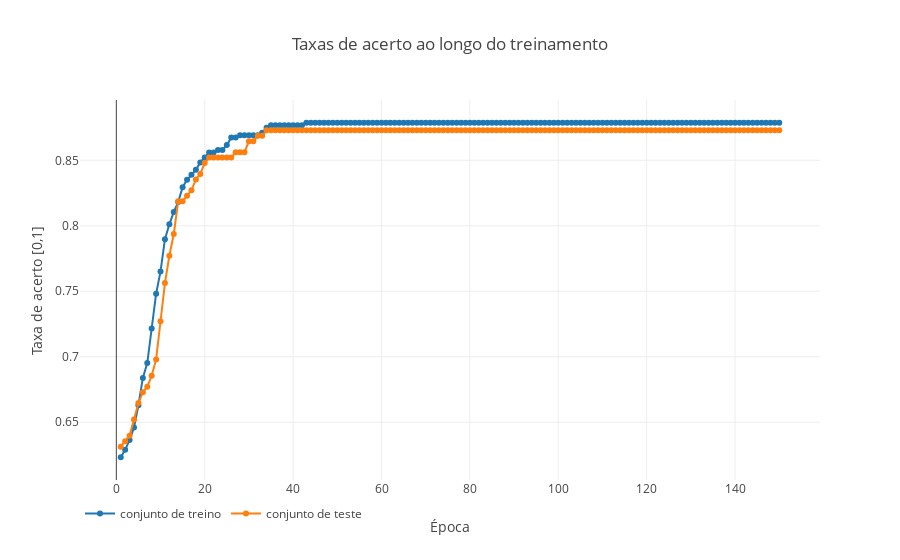
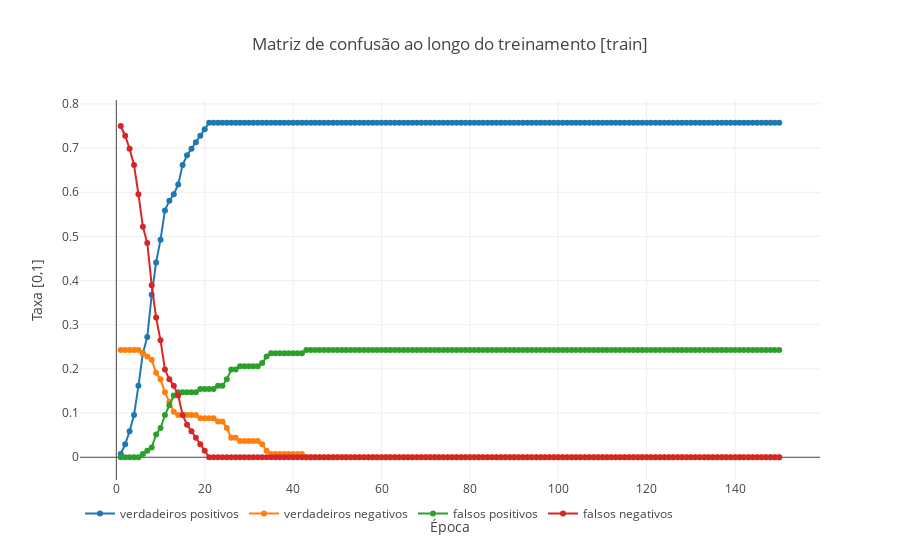
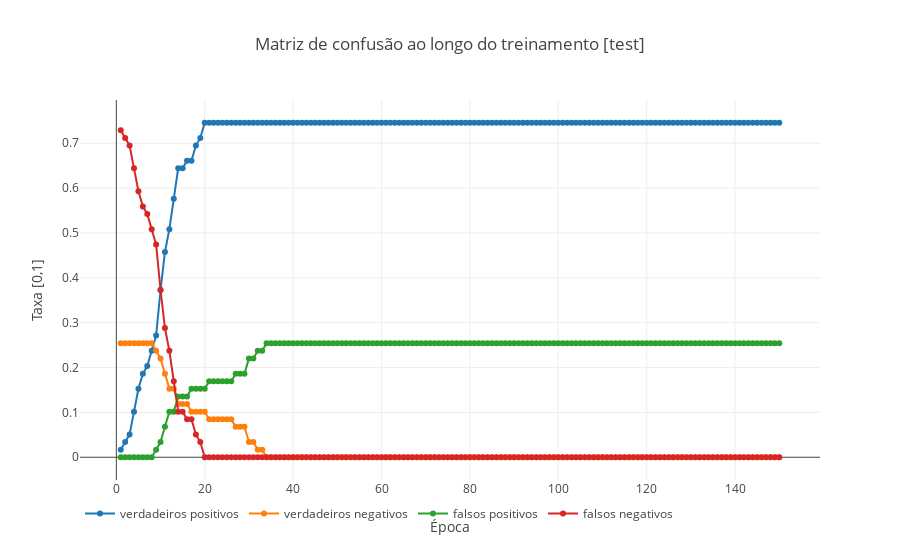

Source (notebook cell) for these figures, in order:
### Markdown cell above
Para exemplificar a classe *PerceptronMulticamada* em funcionamento o código abaixo foi executado para gerar os gráficos das figuras a seguir.

### Code cell
%%time
# divisão treino/teste 
X_train, X_test, y_train, y_test = train_test_split(features.values, 
                                                    targets.values,
                                                    test_size=0.3)
# escalonar os dados
X_tr_norm, X_ts_norm = scale_feat(X_train, X_test, scaleType='min-max')

# Construção e treino do modelo
mlp = PerceptronMulticamada(22, 100, 1)
mlp.initParam()
mlp.treinar(X_tr_norm, y_train, X_ts_norm, y_test, eta=1e-4, nEpocas=150)
mlp.plotTrainHist()

### Figure 1 — Plotly figure (JSON) as saved in the notebook; plotly's stock layout.template omitted (floating-point values rounded to 4 significant figures; data arrays with more than 128 entries replaced by an {"elided": "..."} marker saying what was removed)
{"data": [{"mode": "lines+markers", "name": "conjunto de treino", "type": "scatter", "uid": "ef2823c9-93c9-4f00-843c-3beac696346b", "x": {"elided": "150 int values"}, "y": {"elided": "150 float values"}}, {"mode": "lines+markers", "name": "conjunto de teste", "type": "scatter", "uid": "a1d25c81-98d4-4292-9d40-8f38c12e930b", "x": {"elided": "150 int values"}, "y": {"elided": "150 float values"}}], "layout": {"legend": {"orientation": "h", "y": -0.05}, "title": {"text": "Taxas de acerto ao longo do treinamento"}, "xaxis": {"title": {"text": "Época"}}, "yaxis": {"title": {"text": "Taxa de acerto [0,1]"}}}}

### Figure 2 — Plotly figure (JSON) as saved in the notebook; plotly's stock layout.template omitted (floating-point values rounded to 4 significant figures; data arrays with more than 128 entries replaced by an {"elided": "..."} marker saying what was removed)
{"data": [{"mode": "lines+markers", "name": "verdadeiros positivos", "type": "scatter", "uid": "abe60c69-f369-45b5-b07d-ec0833fc9a22", "x": {"elided": "150 int values"}, "y": {"elided": "150 float values"}}, {"mode": "lines+markers", "name": "verdadeiros negativos", "type": "scatter", "uid": "f2ac867c-4bcf-4cac-a2d7-0976a9c9f851", "x": {"elided": "150 int values"}, "y": {"elided": "150 float values"}}, {"mode": "lines+markers", "name": "falsos positivos", "type": "scatter", "uid": "c20e72bf-a71d-4717-aac2-a01b56926aed", "x": {"elided": "150 int values"}, "y": {"elided": "150 float values"}}, {"mode": "lines+markers", "name": "falsos negativos", "type": "scatter", "uid": "322c4f50-f9ab-4b2f-bb3e-379b4708fdfd", "x": {"elided": "150 int values"}, "y": {"elided": "150 float values"}}], "layout": {"legend": {"orientation": "h", "y": -0.05}, "title": {"text": "Matriz de confusão ao longo do treinamento [train]"}, "xaxis": {"title": {"text": "Época"}}, "yaxis": {"title": {"text": "Taxa [0,1]"}}}}

### Figure 3 — Plotly figure (JSON) as saved in the notebook; plotly's stock layout.template omitted (floating-point values rounded to 4 significant figures; data arrays with more than 128 entries replaced by an {"elided": "..."} marker saying what was removed)
{"data": [{"mode": "lines+markers", "name": "verdadeiros positivos", "type": "scatter", "uid": "e0eeb61e-1131-4abb-9544-d4dc33e46c79", "x": {"elided": "150 int values"}, "y": {"elided": "150 float values"}}, {"mode": "lines+markers", "name": "verdadeiros negativos", "type": "scatter", "uid": "b39c0d89-851f-4206-8def-5ac2f336a415", "x": {"elided": "150 int values"}, "y": {"elided": "150 float values"}}, {"mode": "lines+markers", "name": "falsos positivos", "type": "scatter", "uid": "df7fb704-4f77-4f48-84d8-b6361b1d1536", "x": {"elided": "150 int values"}, "y": {"elided": "150 float values"}}, {"mode": "lines+markers", "name": "falsos negativos", "type": "scatter", "uid": "463b7bfd-8f8f-406a-a3c0-7796308d3050", "x": {"elided": "150 int values"}, "y": {"elided": "150 float values"}}], "layout": {"legend": {"orientation": "h", "y": -0.05}, "title": {"text": "Matriz de confusão ao longo do treinamento [test]"}, "xaxis": {"title": {"text": "Época"}}, "yaxis": {"title": {"text": "Taxa [0,1]"}}}}
